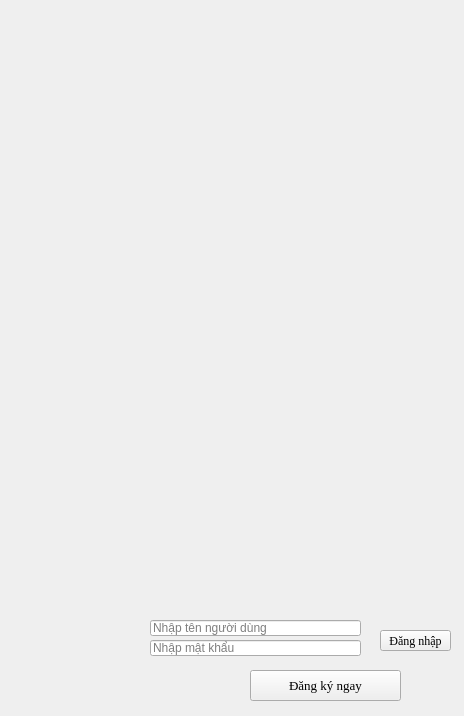
<?xml version="1.0" encoding="UTF-8"?>
<ui version="4.0">
 <class>MainWindow</class>
 <widget class="QMainWindow" name="MainWindow">
  <property name="geometry">
   <rect>
    <x>0</x>
    <y>0</y>
    <width>464</width>
    <height>716</height>
   </rect>
  </property>
  <property name="windowTitle">
   <string>MainWindow</string>
  </property>
  <property name="styleSheet">
   <string notr="true">border-image: url(:/Anh giao dien dang nhap/Anh nen giao dien dang nhap.jpg);</string>
  </property>
  <widget class="QWidget" name="centralwidget">
   <widget class="QLineEdit" name="login_tennguoidung">
    <property name="geometry">
     <rect>
      <x>150</x>
      <y>620</y>
      <width>211</width>
      <height>16</height>
     </rect>
    </property>
    <property name="styleSheet">
     <string notr="true">border-image: url(:/Anh giao dien dang nhap/Mau trang.jpg);</string>
    </property>
    <property name="placeholderText">
     <string>Nhập tên người dùng</string>
    </property>
   </widget>
   <widget class="QLineEdit" name="login_matkhau">
    <property name="geometry">
     <rect>
      <x>150</x>
      <y>640</y>
      <width>211</width>
      <height>16</height>
     </rect>
    </property>
    <property name="styleSheet">
     <string notr="true">border-image: url(:/Anh giao dien dang nhap/Mau trang.jpg);</string>
    </property>
    <property name="echoMode">
     <enum>QLineEdit::Password</enum>
    </property>
    <property name="placeholderText">
     <string>Nhập mật khẩu</string>
    </property>
   </widget>
   <widget class="QPushButton" name="login_dangky">
    <property name="geometry">
     <rect>
      <x>250</x>
      <y>670</y>
      <width>151</width>
      <height>31</height>
     </rect>
    </property>
    <property name="font">
     <font>
      <family>Times New Roman</family>
      <pointsize>10</pointsize>
     </font>
    </property>
    <property name="styleSheet">
     <string notr="true">border-image: url(:/Anh giao dien dang nhap/Mau trang.jpg);</string>
    </property>
    <property name="text">
     <string>Đăng ký ngay</string>
    </property>
   </widget>
   <widget class="QPushButton" name="login_dangnhap">
    <property name="geometry">
     <rect>
      <x>380</x>
      <y>630</y>
      <width>71</width>
      <height>21</height>
     </rect>
    </property>
    <property name="font">
     <font>
      <family>Times New Roman</family>
     </font>
    </property>
    <property name="styleSheet">
     <string notr="true">border-image: url(:/Anh giao dien dang nhap/Mau trang.jpg);</string>
    </property>
    <property name="text">
     <string>Đăng nhập</string>
    </property>
   </widget>
  </widget>
 </widget>
 <resources>
  <include location="Anh.qrc"/>
 </resources>
 <connections/>
</ui>
